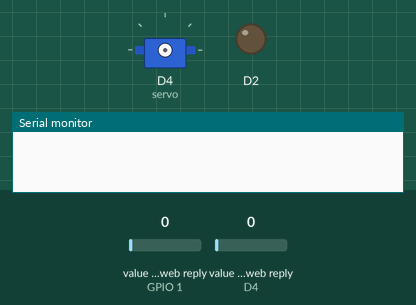
Recording of a sketch running on a simulated ESP8266 (NodeMCU). On the bench: servo, output pins drawn as LEDs (lit = HIGH), the last lines printed to the serial monitor. The test bench sets the inputs (shaded band); at power-on: value in the web reply (sensors on GPIO 1, D4) 0. WiFi joins after 1.5 s; servers stay silent unless stated; web services answer with replies made up by the test bench.

Above: at 0.1 s.
At 6.5 s:
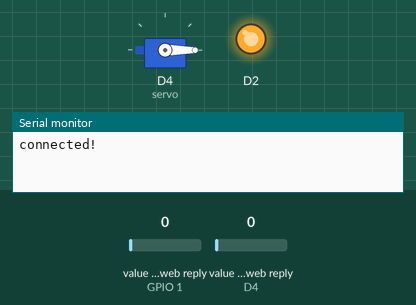
6.6 s: value in the web reply (sensor on GPIO 1) set to 2
At 8.7 s:
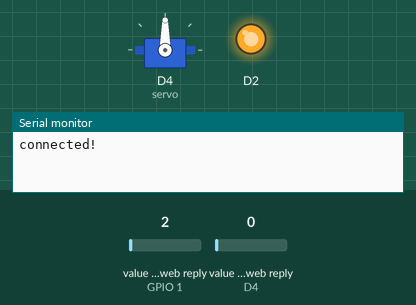
Timing chart, 0 to 26.0 s (numbered marks = the images above; inputs shaded):
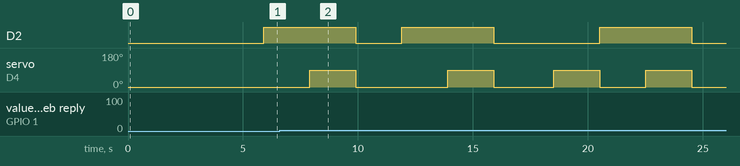

The sketch:

controllercode.ino
```cpp
#include <ESP8266WiFi.h>

#include <ThingSpeak.h>
#include <Servo.h>

Servo servo;

int  i;
WiFiClient client;

void setup()
{
  i = 0;
Serial.begin(9600);
ThingSpeak.begin(client);

pinMode(D2, OUTPUT);
  WiFi.disconnect();
  delay(3000);
   WiFi.begin("honor1","12345678");
  while ((!(WiFi.status() == WL_CONNECTED))){
    delay(300);
    servo.attach(D4); //D4

servo.write(0);

delay(2000);

  }
  Serial.println("connected!");

}


void loop()
{int j;

    i = (ThingSpeak.readIntField( 563910,1,"QLHCCM4ORXK9KQLU"));
    j=(ThingSpeak.readIntField( 563910,2,"QLHCCM4ORXK9KQLU"));
    if (i == 0) {
      digitalWrite(D2,HIGH);
      delay(2000);
      servo.write(90);
      delay(2000);
      servo.write(0);
      digitalWrite(D2,LOW);
      delay(2000);

    }
    else  {
      servo.write(90);
      delay(2000);
      servo.write(0);


    }

    if(j==1){
      servo.write(90);
      delay(2000);
      servo.write(0);
    }
    else{
      digitalWrite(D2,HIGH);
      delay(2000);
      servo.write(90);
      delay(2000);
      servo.write(0);
      digitalWrite(D2,LOW);
      delay(2000);

    }

}
```
